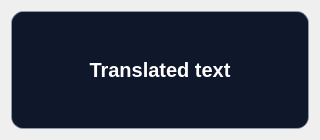
<?xml version="1.0" encoding="UTF-8"?>
<ui version="4.0">
 <class>ChatPopup</class>
 <widget class="QWidget" name="ChatPopup">
  <property name="geometry">
   <rect>
    <x>0</x>
    <y>0</y>
    <width>320</width>
    <height>140</height>
   </rect>
  </property>
  <property name="windowTitle">
   <string>Translate Box Chat</string>
  </property>
  <layout class="QVBoxLayout" name="verticalLayout">
   <item>
    <widget class="QLabel" name="text_label">
     <property name="styleSheet">
      <string notr="true">font-size: 20px; font-weight: 600; color: white; background: #0F172A; border: 1px solid rgba(148,163,184,0.7); border-radius: 12px; padding: 12px;</string>
     </property>
     <property name="text">
      <string>Translated text</string>
     </property>
     <property name="alignment">
      <set>Qt::AlignmentFlag::AlignCenter</set>
     </property>
     <property name="sizePolicy">
      <sizepolicy hsizetype="Expanding" vsizetype="Expanding">
       <horstretch>0</horstretch>
       <verstretch>0</verstretch>
      </sizepolicy>
     </property>
     <property name="minimumSize">
      <size>
       <width>0</width>
       <height>0</height>
      </size>
     </property>
     <property name="wordWrap">
      <bool>true</bool>
     </property>
    </widget>
   </item>
  </layout>
 </widget>
 <resources/>
 <connections/>
</ui>
